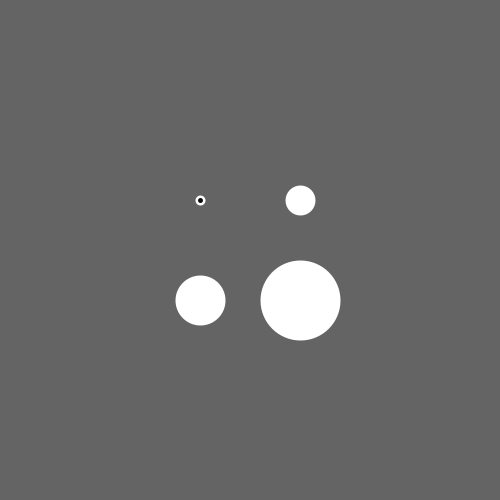
Frame 1 (no input)
Frame 2 (the mouse pressed at the canvas centre, redrawn once): identical to frame 1, image omitted

The Processing sketch that drew this single still picture (run headless with seeded random() and noise(); the mouse was pressed at the canvas centre and the sketch redrawn once):

// Processing sketch: points
// ── points.pde
void setup() {

size(500, 500);
noLoop();
}

void draw() {
smooth();
background(100);
stroke(255); // color
strokeWeight(10);//size of the point
point(200, 200);
strokeWeight(5);
stroke(12);
point(200, 200);

stroke(255);
strokeWeight(30);
point(300, 200);
strokeWeight(50);
point(200, 300);
strokeWeight(80);
point(300, 300);
}
